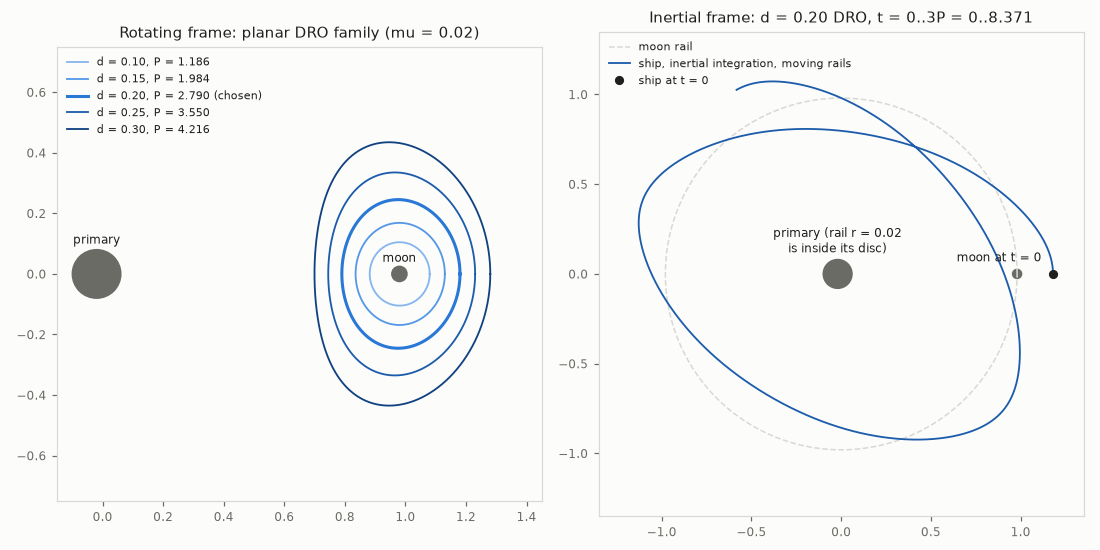

The script that saved this image:
"""Planar distant retrograde orbits (DROs) in the m0-binary moon fixture.

Offline design evidence only; never game runtime. Deterministic, standalone.

Fixture fixtures/m0-binary.json is exactly the planar circular restricted
three-body problem with mass ratio mu = 0.02, unit separation and mean motion 1:
primary (mu 0.98) on a radius-0.02 rail at phase pi, moon (mu 0.02) on a
radius-0.98 rail at phase 0, both at rate 1, barycentric origin.

Steps:
1. Rotating frame (moon at (0.98, 0), primary at (-0.02, 0)): single shooting
   from (x0, 0) with velocity (0, vy0), x0 = 0.98 + d on the far side of the
   moon. vy0 < 0 there means clockwise (retrograde) circulation about the moon
   in the rotating frame. vy0 is varied (bracket scan + brentq) until the next
   x-axis crossing (upward, near side) has vx = 0, giving a symmetric periodic
   orbit with period 2 * t_half.
2. The chosen member is converted to the inertial frame at t = 0 (frames
   coincide at t = 0; v_in = v_rot + omega x r) and integrated with the
   fixture's inertial force law and moving rails. Closure is measured by
   rotating the inertial state back into the rotating frame at t = k * P.
3. A two-body comparison at the orbit's mean moon distance.

Reproduce (from repo root):
  uv run --project spikes/numerics --group plots python \
    docs/design/orbital-model-set/consultant/experiments/dro/dro.py
"""

from __future__ import annotations

import json
import math
import platform
from pathlib import Path
from typing import Any

import matplotlib

matplotlib.use("Agg")
import matplotlib.pyplot as plt
import numpy as np
import scipy
from numpy.typing import NDArray
from scipy.integrate import solve_ivp
from scipy.optimize import brentq

Vector = NDArray[np.float64]
HERE = Path(__file__).resolve().parent
REPO = HERE.parents[5]
FIXTURE = REPO / "fixtures" / "m0-binary.json"

RTOL = 1e-12
ATOL = 1e-14
D_VALUES = (0.10, 0.15, 0.20, 0.25, 0.30)
CHOSEN_D = 0.20
MIN_HORIZON = 24.0
MAX_HORIZON = 64.0


def load_fixture() -> dict[str, Any]:
    """Read the fixture and assert it is the CR3BP setup this script assumes."""
    scenario = json.loads(FIXTURE.read_text())["scenario"]
    bodies = {b["id"]: b for b in scenario["bodies"]}
    primary, moon = bodies["primary"], bodies["moon"]
    assert math.isclose(primary["mu"] + moon["mu"], 1.0)
    for body in (primary, moon):
        rail = body["rail"]
        assert rail["kind"] == "circular" and rail["center"] == [0, 0] and rail["rate"] == 1
    assert math.isclose(primary["rail"]["radius"], moon["mu"])
    assert math.isclose(moon["rail"]["radius"], primary["mu"])
    assert math.isclose(primary["rail"]["phase"], math.pi) and moon["rail"]["phase"] == 0
    return {"primary": primary, "moon": moon}


FX = load_fixture()
MU = float(FX["moon"]["mu"])
MOON_R = float(FX["moon"]["radius"])
PRIMARY_R = float(FX["primary"]["radius"])
MOON_X = 1.0 - MU
PRIMARY_X = -MU


# ---------------------------------------------------------------- rotating frame
def rot_rhs(_t: float, s: Vector) -> Vector:
    x, y, vx, vy = s
    r1 = math.hypot(x - PRIMARY_X, y)
    r2 = math.hypot(x - MOON_X, y)
    ax = 2 * vy + x - (1 - MU) * (x - PRIMARY_X) / r1**3 - MU * (x - MOON_X) / r2**3
    ay = -2 * vx + y - (1 - MU) * y / r1**3 - MU * y / r2**3
    return np.array([vx, vy, ax, ay])


def jacobi(s: Vector) -> float:
    x, y, vx, vy = s
    r1 = math.hypot(x - PRIMARY_X, y)
    r2 = math.hypot(x - MOON_X, y)
    return x * x + y * y + 2 * (1 - MU) / r1 + 2 * MU / r2 - (vx * vx + vy * vy)


def crossing_up(_t: float, s: Vector) -> float:
    return s[1]


# SciPy's event API reads dynamically attached attributes on callbacks.
crossing_up.terminal = True  # ty: ignore[unresolved-attribute]
crossing_up.direction = 1.0  # ty: ignore[unresolved-attribute]


def surface_hit(_t: float, s: Vector) -> float:
    r1 = math.hypot(s[0] - PRIMARY_X, s[1]) - PRIMARY_R
    r2 = math.hypot(s[0] - MOON_X, s[1]) - MOON_R
    return min(r1, r2)


surface_hit.terminal = True  # ty: ignore[unresolved-attribute]


def half_orbit(x0: float, vy0: float) -> tuple[float, Vector] | None:
    """Integrate to the next upward x-axis crossing; None if it never comes back."""
    sol = solve_ivp(
        rot_rhs,
        (0.0, 20.0),
        np.array([x0, 0.0, 0.0, vy0]),
        method="DOP853",
        rtol=RTOL,
        atol=ATOL,
        events=(crossing_up, surface_hit),
    )
    if sol.t_events[0].size == 0:
        return None
    return float(sol.t_events[0][0]), sol.y_events[0][0]


def residual(x0: float, vy0: float) -> float:
    """vx at the half-period crossing, required to be on the near side (x < moon)."""
    out = half_orbit(x0, vy0)
    if out is None or not (MOON_X - 0.6 < out[1][0] < MOON_X):
        return math.nan
    return float(out[1][2])


def find_dro(d: float, guess: float) -> dict[str, Any]:
    x0 = MOON_X + d
    # Scan vy0 around the guess for a sign change of the crossing residual.
    grid = guess * np.linspace(0.6, 1.4, 81)
    values = [residual(x0, float(v)) for v in grid]
    candidates = []
    for i in range(len(grid) - 1):
        a, b, fa, fb = grid[i], grid[i + 1], values[i], values[i + 1]
        if math.isfinite(fa) and math.isfinite(fb) and fa * fb < 0:
            candidates.append((float(a), float(b)))
    if not candidates:
        finite = [abs(v) for v in values if math.isfinite(v)]
        return {
            "d": d,
            "converged": False,
            "reason": "no residual sign change in scan",
            "min_abs_residual_in_scan": min(finite) if finite else None,
        }
    # Pick the bracket closest to the guess.
    a, b = min(candidates, key=lambda ab: abs(0.5 * (ab[0] + ab[1]) - guess))
    vy0 = float(brentq(lambda v: residual(x0, v), a, b, xtol=1e-15, rtol=1e-15, maxiter=200))
    crossing = half_orbit(x0, vy0)
    assert crossing is not None, "Converged shooting solution lost its axis crossing"
    t_half, s_half = crossing
    period = 2 * t_half
    s0 = np.array([x0, 0.0, 0.0, vy0])
    full = solve_ivp(
        rot_rhs,
        (0.0, period),
        s0,
        method="DOP853",
        rtol=RTOL,
        atol=ATOL,
        dense_output=True,
    )
    ts = np.linspace(0.0, period, 20001)
    ys = full.sol(ts)
    d_moon = np.hypot(ys[0] - MOON_X, ys[1])
    d_prim = np.hypot(ys[0] - PRIMARY_X, ys[1])
    # Retrograde check: signed angular momentum about the moon in rotating frame.
    h = (ys[0] - MOON_X) * ys[3] - ys[1] * ys[2]
    end = full.y[:, -1]
    return {
        "d": d,
        "converged": True,
        "x0_rot": x0,
        "vy0_rot": vy0,
        "half_crossing_vx_residual": float(s_half[2]),
        "half_crossing_x": float(s_half[0]),
        "period": period,
        "jacobi": jacobi(s0),
        "jacobi_drift_one_period": jacobi(end) - jacobi(s0),
        "rotating_closure_one_period": {
            "position": float(np.linalg.norm(end[:2] - s0[:2])),
            "velocity": float(np.linalg.norm(end[2:] - s0[2:])),
        },
        "min_moon_center_distance": float(d_moon.min()),
        "max_moon_center_distance": float(d_moon.max()),
        "time_mean_moon_distance": float(d_moon.mean()),
        "min_moon_surface_clearance": float(d_moon.min() - MOON_R),
        "min_primary_center_distance": float(d_prim.min()),
        "min_primary_surface_clearance": float(d_prim.min() - PRIMARY_R),
        "retrograde_about_moon_all_samples": bool(np.all(h < 0)),
        "_curve": ys[:2],
    }


# ---------------------------------------------------------------- inertial frame
def rails(t: float) -> tuple[Vector, Vector]:
    """Fixture rails: center + radius * (cos(phase + rate t), sin(phase + rate t))."""
    p, m = FX["primary"]["rail"], FX["moon"]["rail"]
    primary = p["radius"] * np.array([math.cos(p["phase"] + t), math.sin(p["phase"] + t)])
    moon = m["radius"] * np.array([math.cos(m["phase"] + t), math.sin(m["phase"] + t)])
    return primary, moon


def inertial_rhs(t: float, s: Vector) -> Vector:
    acc = np.zeros(2)
    for mu, pos in zip((FX["primary"]["mu"], FX["moon"]["mu"]), rails(t), strict=True):
        rel = pos - s[:2]
        acc += mu * rel / np.linalg.norm(rel) ** 3
    return np.concatenate((s[2:], acc))


def to_rotating(t: float, s: Vector) -> Vector:
    c, sn = math.cos(t), math.sin(t)
    rot = np.array([[c, sn], [-sn, c]])  # R(-t)
    r = s[:2]
    v = s[2:] - np.array([-r[1], r[0]])  # subtract omega x r
    return np.concatenate((rot @ r, rot @ v))


def inertial_check(dro: dict[str, Any]) -> dict[str, Any]:
    x0, vy0, period = dro["x0_rot"], dro["vy0_rot"], dro["period"]
    s_rot0 = np.array([x0, 0.0, 0.0, vy0])
    s_in0 = np.array([x0, 0.0, 0.0, vy0 + x0])  # v_in = v_rot + (-y, x)
    horizon = min(max(3 * period, MIN_HORIZON), MAX_HORIZON)
    sol = solve_ivp(
        inertial_rhs,
        (0.0, horizon),
        s_in0,
        method="DOP853",
        rtol=RTOL,
        atol=ATOL,
        dense_output=True,
    )
    assert sol.success, sol.message
    closure = []
    k = 1
    while k * period <= horizon + 1e-12:
        t = k * period
        e = to_rotating(t, sol.sol(t)) - s_rot0
        closure.append(
            {
                "k": k,
                "t": t,
                "position_error": float(np.linalg.norm(e[:2])),
                "velocity_error": float(np.linalg.norm(e[2:])),
            }
        )
        k += 1
    ts = np.linspace(0.0, horizon, int(horizon * 2000) + 1)
    ys = sol.sol(ts)
    d_moon = np.empty_like(ts)
    d_prim = np.empty_like(ts)
    jac = np.empty_like(ts)
    for i, t in enumerate(ts):
        primary, moon = rails(float(t))
        d_moon[i] = np.linalg.norm(ys[:2, i] - moon)
        d_prim[i] = np.linalg.norm(ys[:2, i] - primary)
        jac[i] = jacobi(to_rotating(float(t), ys[:, i]))
    return {
        "initial_inertial_state": [float(v) for v in s_in0],
        "horizon": horizon,
        "periods_in_horizon": horizon / period,
        "nfev": int(sol.nfev),
        "closure_rotating_frame": closure,
        "max_moon_center_distance": float(d_moon.max()),
        "min_moon_center_distance": float(d_moon.min()),
        "min_moon_surface_clearance": float(d_moon.min() - MOON_R),
        "min_primary_center_distance": float(d_prim.min()),
        "min_primary_surface_clearance": float(d_prim.min() - PRIMARY_R),
        "max_abs_jacobi_drift": float(np.max(np.abs(jac - jac[0]))),
        "_xy": ys[:2],
        "_ts": ts,
    }


# ---------------------------------------------------------------- figure
RAMP = (
    "#86b6ef",
    "#5598e7",
    "#2a78d6",
    "#1c5cab",
    "#104281",
)  # ordinal blue, light->dark
INK, MUTED, GRID, SURFACE = "#1f1f1e", "#6b6b66", "#d9d8d4", "#fcfcfb"


def plot(family: list[dict[str, Any]], chosen: dict[str, Any], inertial: dict[str, Any]) -> None:
    fig, (ax1, ax2) = plt.subplots(1, 2, figsize=(10, 5), dpi=110, facecolor=SURFACE)
    for ax in (ax1, ax2):
        ax.set_facecolor(SURFACE)
        ax.set_aspect("equal")
        ax.tick_params(colors=MUTED, labelsize=8)
        for spine in ax.spines.values():
            spine.set_color(GRID)
    ok = [m for m in family if m["converged"]]
    for color, m in zip(RAMP, ok, strict=False):
        lw = 2.0 if m is chosen else 1.2
        ax1.plot(
            *m["_curve"],
            color=color,
            lw=lw,
            label=f"d = {m['d']:.2f}, P = {m['period']:.3f}" + (" (chosen)" if m is chosen else ""),
        )
    ax1.add_patch(plt.Circle((MOON_X, 0), MOON_R, color=MUTED))
    ax1.annotate("moon", (MOON_X, 0), (MOON_X, 0.04), color=INK, fontsize=8, ha="center")
    ax1.add_patch(plt.Circle((PRIMARY_X, 0), PRIMARY_R, color=MUTED))
    ax1.annotate("primary", (PRIMARY_X, 0), (PRIMARY_X, 0.1), color=INK, fontsize=8, ha="center")
    ax1.set_xlim(-0.15, 1.45)
    ax1.set_ylim(-0.75, 0.75)
    ax1.set_title("Rotating frame: planar DRO family (mu = 0.02)", color=INK, fontsize=10)
    ax1.legend(fontsize=7, frameon=False, labelcolor=INK, loc="upper left")

    th = np.linspace(0, 2 * np.pi, 400)
    ax2.plot(
        0.98 * np.cos(th),
        0.98 * np.sin(th),
        color=GRID,
        lw=1,
        ls="--",
        label="moon rail",
    )
    shown = inertial["_ts"] <= 3 * chosen["period"]
    ax2.plot(
        *inertial["_xy"][:, shown],
        color=RAMP[3],
        lw=1.2,
        label="ship, inertial integration, moving rails",
    )
    ax2.add_patch(plt.Circle((PRIMARY_X, 0), PRIMARY_R, color=MUTED))
    ax2.add_patch(plt.Circle((MOON_X, 0), MOON_R, color=MUTED))
    ax2.annotate(
        "moon at t = 0",
        (MOON_X, 0),
        (MOON_X - 0.1, 0.07),
        color=INK,
        fontsize=8,
        ha="center",
    )
    ax2.annotate(
        "primary (rail r = 0.02\nis inside its disc)",
        (PRIMARY_X, 0),
        (PRIMARY_X, 0.12),
        color=INK,
        fontsize=8,
        ha="center",
    )
    ax2.plot(*inertial["_xy"][:, 0], "o", ms=5, color=INK, label="ship at t = 0")
    ax2.set_xlim(-1.35, 1.35)
    ax2.set_ylim(-1.35, 1.35)
    ax2.set_title(
        f"Inertial frame: d = {chosen['d']:.2f} DRO, t = 0..3P = 0..{3 * chosen['period']:.3f}",
        color=INK,
        fontsize=10,
    )
    ax2.legend(fontsize=7, frameon=False, labelcolor=INK, loc="upper left")
    fig.tight_layout()
    fig.savefig(HERE / "dro.png", facecolor=SURFACE)
    plt.close(fig)


def main() -> None:
    family: list[dict[str, Any]] = []
    guess = -(math.sqrt(MU / D_VALUES[0]) + D_VALUES[0])  # Kepler retrograde minus frame spin
    for d in D_VALUES:
        member = find_dro(d, guess)
        family.append(member)
        if member["converged"]:
            guess = member["vy0_rot"]  # continuation from previous member
    chosen = next(m for m in family if m["converged"] and math.isclose(m["d"], CHOSEN_D))
    inertial = inertial_check(chosen)
    mean_d = chosen["time_mean_moon_distance"]
    kepler = {
        "radius": mean_d,
        "circular_speed": math.sqrt(MU / mean_d),
        "period": 2 * math.pi * math.sqrt(mean_d**3 / MU),
        "dro_period": chosen["period"],
        "note": "isolated-moon circular orbit at the DRO's time-mean moon distance",
    }
    plot(family, chosen, inertial)

    def clean(obj: dict[str, Any]) -> dict[str, Any]:
        return {k: v for k, v in obj.items() if not k.startswith("_")}

    results = {
        "provenance": {
            "fixture": str(FIXTURE.relative_to(REPO)),
            "mu": MU,
            "moon_surface_radius": MOON_R,
            "primary_surface_radius": PRIMARY_R,
            "integrator": "scipy.integrate.solve_ivp DOP853",
            "rtol": RTOL,
            "atol": ATOL,
            "python": platform.python_version(),
            "numpy": np.__version__,
            "scipy": scipy.__version__,
            "frames": "rotating: moon (0.98,0), primary (-0.02,0); inertial coincides at t=0",
        },
        "family": [clean(m) for m in family],
        "chosen_d": CHOSEN_D,
        "chosen_inertial": clean(inertial),
        "ship_state_json": inertial["initial_inertial_state"],
        "two_body_comparison": kepler,
    }
    (HERE / "results.json").write_text(json.dumps(results, indent=2) + "\n")
    print(json.dumps(results, indent=2))


if __name__ == "__main__":
    main()
